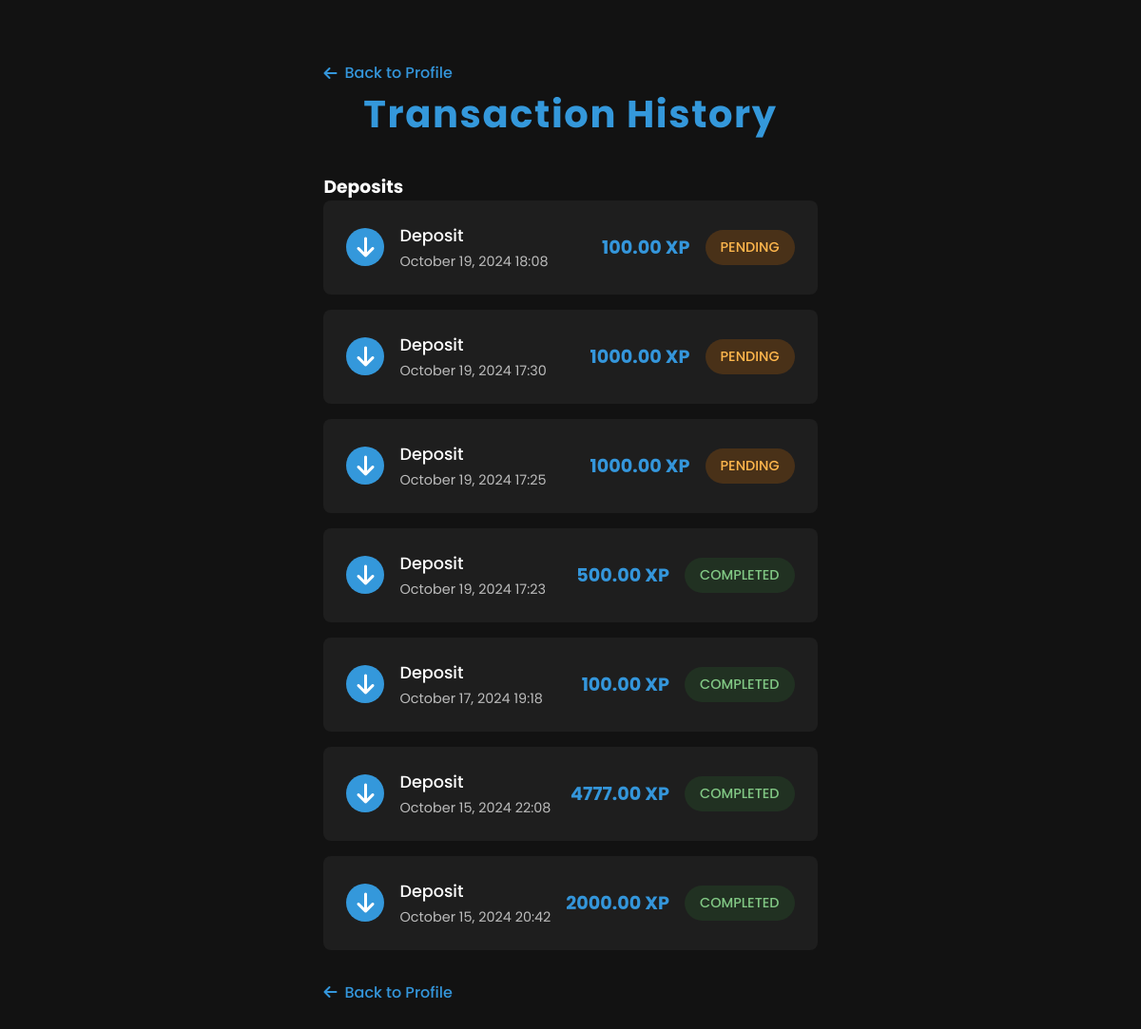
/user/transactions/ (signed in), run on the app's committed database.
### account/models.py (models this page shows, shortened)
class Deposit(models.Model):
    deposit_id = ShortUUIDField(unique=True, max_length=8, length=5, prefix='dp', alphabet='0123456789')
    user = models.ForeignKey(User, on_delete=models.CASCADE)
    payment_account = models.ForeignKey(Payment_account, on_delete=models.CASCADE, null=True, blank=True)
    amount = models.DecimalField(max_digits=10, decimal_places=2)
    created_at = models.DateTimeField(default=timezone.now)
    status = models.CharField(max_length=20, choices=STATUS_CHOICES, default='PENDING')
    class Meta:
        verbose_name = 'Deposit'
        verbose_name_plural = 'Deposits'

### account/views.py (the view)
# urls.py: path('transactions/', views.transaction_history, name='transactions'),
@login_required
def transaction_history(request):
    deposits = Deposit.objects.filter(
        user=request.user).order_by('-created_at')
    spends = Spend.objects.filter(
       user=request.user).order_by('-created_at')
    return render(request, 'account/transactions.html', {
        'deposits': deposits,
        'spends': spends,
    })

### templates/account/transactions.html (shortened to what this page needs)
{% load static %}
<!DOCTYPE html>
<html lang="en">
<head>
    <link href="https://cdnjs.cloudflare.com/ajax/libs/font-awesome/6.0.0-beta3/css/all.min.css" rel="stylesheet">
</head>
<body>
        <div class="container">
            <a href="{% url 'account:profile' %}" class="back-link">
                <i class="fas fa-arrow-left"></i> Back to Profile
            </a><h2>Transaction History</h2>
            <h3>Deposits</h3>
            {% if deposits %}
                <div class="transaction-list">
                    {% for deposit in deposits %}
                        <div class="transaction-item">
                            <div class="transaction-icon">
                                <i class="fas fa-arrow-down"></i>
                            </div>
                            <div class="transaction-details">
                                <div class="transaction-type">Deposit</div>
                                <div class="transaction-date">{{ deposit.created_at|date:"F j, Y H:i" }}</div>
                            </div>
                            <div class="transaction-amount">{{ deposit.amount }} XP</div>
                            <div class="transaction-status status-{{ deposit.status|lower }}">{{ deposit.status }}</div>
                        </div>
                    {% endfor %}
                </div>
            {% else %}
                <div class="no-transactions">
                    <i class="fas fa-inbox fa-3x" style="margin-bottom: 1rem;"></i>
                    <p>No deposit transactions available at the moment.</p>
                </div>
            {% endif %}
            <a href="{% url 'account:profile' %}" class="back-link">
                <i class="fas fa-arrow-left"></i> Back to Profile
            </a>
        </div>
    </body>
    </html>

### templates/account/transactions.html (style rules this page uses)
:root { --primary: #3498db; --primary-variant: #3700b3; --secondary: #3496db; --bg: #121212; --surface: #1e1e1e; --error: #cf6679; --text-primary: #fff; --text-secondary: rgba(255, 255, 255, 0.7); }
* { margin: 0; padding: 0; box-sizing: border-box; }
body { font-family: 'Poppins', sans-serif; background: var(--bg); color: var(--text-primary); min-height: 100vh; display: flex; flex-direction: column; }
.container { max-width: 1200px; margin: 2rem auto; padding: 0 2rem; }
h2 { text-align: center; margin-bottom: 2rem; color: var(--primary); font-size: clamp(1.8rem, 4vw, 2.5rem); font-weight: 700; letter-spacing: 0.1rem; }
.transaction-list { display: grid; gap: 1rem; }
.transaction-item { background: var(--surface); border-radius: 8px; padding: 1.5rem; display: flex; align-items: center; gap: 1rem; transition: transform 0.3s ease, box-shadow 0.3s ease; animation: fadeIn 0.5s ease backwards; }
.transaction-icon { font-size: 1.5rem; width: 40px; height: 40px; display: grid; place-items: center; border-radius: 50%; background: var(--primary); color: var(--text-primary); flex-shrink: 0; }
.transaction-details { flex: 1; }
.transaction-type { font-weight: 500; font-size: 1.1rem; margin-bottom: 0.25rem; }
.transaction-date { font-size: 0.9rem; color: var(--text-secondary); }
.transaction-amount { font-weight: 700; font-size: 1.2rem; color: var(--secondary); }
.transaction-status { padding: 0.5rem 1rem; border-radius: 20px; font-size: 0.9rem; font-weight: 500; text-transform: uppercase; }
.status-completed { background: rgba(46, 125, 50, 0.2); color: #81c784; }
.status-pending { background: rgba(245, 124, 0, 0.2); color: #ffb74d; }
.back-link { display: inline-flex; align-items: center; margin-top: 2rem; color: var(--secondary); text-decoration: none; font-weight: 500; gap: 0.5rem; transition: color 0.3s; }
.transaction-item:nth-child(1) { animation-delay: 0.1s; }
.transaction-item:nth-child(2) { animation-delay: 0.2s; }
.transaction-item:nth-child(3) { animation-delay: 0.3s; }
.transaction-item:nth-child(4) { animation-delay: 0.4s; }
.transaction-item:nth-child(5) { animation-delay: 0.5s; }

### data on the page
Deposit: created_at "October 19, 2024 18:08", amount "100.00", status "PENDING"
Deposit: created_at "October 19, 2024 17:30", amount "1000.00", status "PENDING"
Deposit: created_at "October 19, 2024 17:25", amount "1000.00", status "PENDING"
Deposit: created_at "October 19, 2024 17:23", amount "500.00", status "COMPLETED"
Deposit: created_at "October 17, 2024 19:18", amount "100.00", status "COMPLETED"
Deposit: created_at "October 15, 2024 22:08", amount "4777.00", status "COMPLETED"
Deposit: created_at "October 15, 2024 20:42", amount "2000.00", status "COMPLETED"
